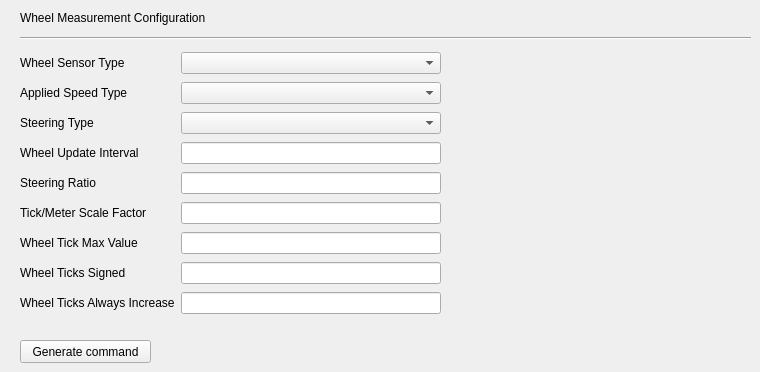
     <widget class="QWidget" name="page_wheelMeasurement">
      <widget class="QLabel" name="label_20">
       <property name="geometry">
        <rect>
         <x>20</x>
         <y>10</y>
         <width>481</width>
         <height>16</height>
        </rect>
       </property>
       <property name="text">
        <string>Wheel Measurement Configuration</string>
       </property>
      </widget>
      <widget class="Line" name="line_9">
       <property name="geometry">
        <rect>
         <x>20</x>
         <y>30</y>
         <width>731</width>
         <height>16</height>
        </rect>
       </property>
       <property name="orientation">
        <enum>Qt::Horizontal</enum>
       </property>
      </widget>
      <widget class="QPushButton" name="GC_wheelMeasurement">
       <property name="geometry">
        <rect>
         <x>20</x>
         <y>340</y>
         <width>131</width>
         <height>23</height>
        </rect>
       </property>
       <property name="minimumSize">
        <size>
         <width>131</width>
         <height>23</height>
        </size>
       </property>
       <property name="text">
        <string>Generate command</string>
       </property>
      </widget>
      <widget class="QWidget" name="layoutWidget">
       <property name="geometry">
        <rect>
         <x>20</x>
         <y>50</y>
         <width>421</width>
         <height>271</height>
        </rect>
       </property>
       <layout class="QGridLayout" name="gridLayout_11">
        <item row="0" column="0">
         <widget class="QLabel" name="label_21">
          <property name="text">
           <string>Wheel Sensor Type</string>
          </property>
         </widget>
        </item>
        <item row="0" column="1">
         <widget class="QComboBox" name="comboBox_WS_type"/>
        </item>
        <item row="1" column="0">
         <widget class="QLabel" name="label_22">
          <property name="text">
           <string>Applied Speed Type</string>
          </property>
         </widget>
        </item>
        <item row="1" column="1">
         <widget class="QComboBox" name="comboBox_AS_type"/>
        </item>
        <item row="2" column="0">
         <widget class="QLabel" name="label_23">
          <property name="text">
           <string>Steering Type</string>
          </property>
         </widget>
        </item>
        <item row="2" column="1">
         <widget class="QComboBox" name="comboBox_SteeringType"/>
        </item>
        <item row="3" column="0">
         <widget class="QLabel" name="label_24">
          <property name="text">
           <string>Wheel Update Interval</string>
          </property>
         </widget>
        </item>
        <item row="3" column="1">
         <widget class="QLineEdit" name="lineEdit_whellUpInt">
          <property name="toolTip">
           <string>The nominal rate at which wheel speed measurements will be provided in seconds.</string>
          </property>
         </widget>
        </item>
        <item row="4" column="0">
         <widget class="QLabel" name="label_25">
          <property name="text">
           <string>Steering Ratio</string>
          </property>
         </widget>
        </item>
        <item row="4" column="1">
         <widget class="QLineEdit" name="lineEdit_steeringRatio">
          <property name="toolTip">
           <string>The ratio between the angle of the steering wheel and the angle of the wheels on the ground.</string>
          </property>
         </widget>
        </item>
        <item row="5" column="0">
         <widget class="QLabel" name="label_26">
          <property name="text">
           <string>Tick/Meter Scale Factor</string>
          </property>
         </widget>
        </item>
        <item row="5" column="1">
         <widget class="QLineEdit" name="lineEdit_tickScale">
          <property name="toolTip">
           <string>The scale factor to convert wheel encoder ticks to distance in meters/tick. Used for TICKS and TICK_RATE wheel sensor types only.</string>
          </property>
         </widget>
        </item>
        <item row="6" column="0">
         <widget class="QLabel" name="label_27">
          <property name="text">
           <string>Wheel Tick Max Value</string>
          </property>
         </widget>
        </item>
        <item row="6" column="1">
         <widget class="QLineEdit" name="lineEdit_wTickMaxValue">
          <property name="toolTip">
           <string>The maximum value before the wheel tick measurement will roll over.</string>
          </property>
         </widget>
        </item>
        <item row="7" column="0">
         <widget class="QLabel" name="label_28">
          <property name="text">
           <string>Wheel Ticks Signed</string>
          </property>
         </widget>
        </item>
        <item row="7" column="1">
         <widget class="QLineEdit" name="lineEdit_wTicksSigned">
          <property name="toolTip">
           <string>1 if the wheel reported wheel tick measurements should be interpreted as signed integers, or 0 if they should be interpreted as unsigned integers.</string>
          </property>
         </widget>
        </item>
        <item row="8" column="0">
         <widget class="QLabel" name="label_29">
          <property name="text">
           <string>Wheel Ticks Always Increase</string>
          </property>
         </widget>
        </item>
        <item row="8" column="1">
         <widget class="QLineEdit" name="lineEdit_wTicksAlwaysInc">
          <property name="toolTip">
           <string>1 if the wheel tick measurements increase by a positive amount when driving forward or backward. 0 if wheel tick measurements decrease when driving backward.</string>
          </property>
         </widget>
        </item>
       </layout>
      </widget>
     </widget>
